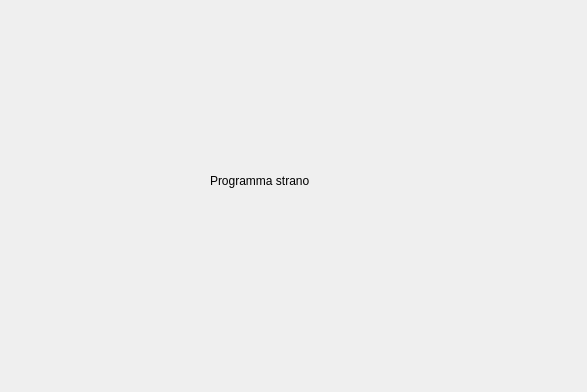
<?xml version="1.0" encoding="UTF-8"?>
<ui version="4.0">
 <class>Dialog_Dashboard</class>
 <widget class="QDialog" name="Dialog_Dashboard">
  <property name="geometry">
   <rect>
    <x>0</x>
    <y>0</y>
    <width>587</width>
    <height>392</height>
   </rect>
  </property>
  <property name="windowTitle">
   <string>Dialog</string>
  </property>
  <widget class="QLabel" name="label">
   <property name="geometry">
    <rect>
     <x>210</x>
     <y>160</y>
     <width>211</width>
     <height>41</height>
    </rect>
   </property>
   <property name="text">
    <string>Programma strano</string>
   </property>
  </widget>
 </widget>
 <resources/>
 <connections/>
</ui>
